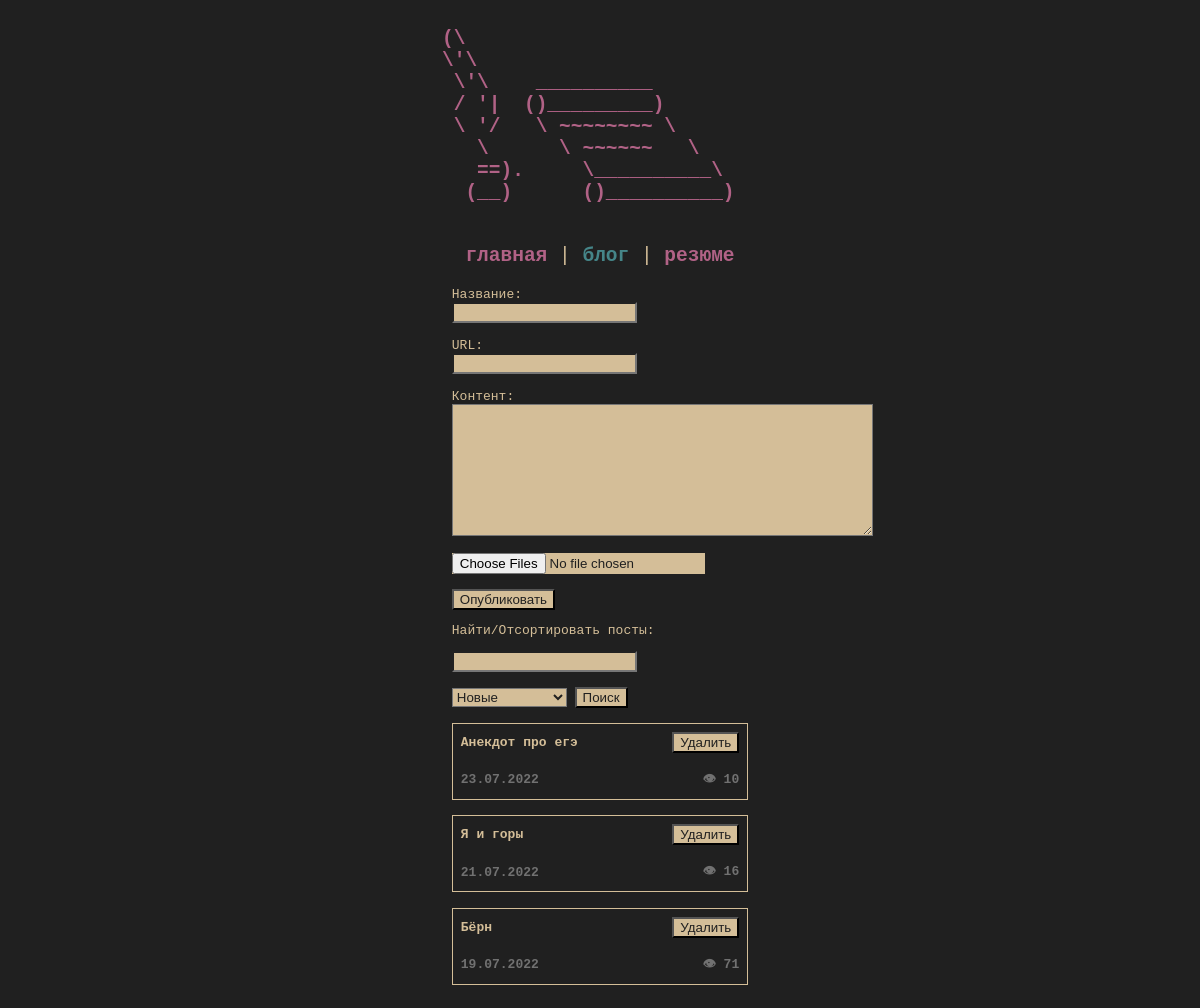
The app's page /blog (signed in) with its own data.
### tables this page shows
CREATE TABLE blog (
    "url" TEXT NOT NULL,
    "content" TEXT NOT NULL,
    "visits" INTEGER NOT NULL DEFAULT (0),
    "title" TEXT NOT NULL
, "date" TEXT  NOT NULL);

### kolpa_site.py (the view, shortened to what this page needs)
@app.route("/blog", methods=["POST", "GET"])
def blog():
    search = ''
    sort = 'Новые'
    return render_template('blog.html', posts=dbase.getBlogData(search, sort), admin = session['admin'])

### kolpa_site.py (called while the page is built)
def connect_db():
    conn = sqlite3.connect(app.config['DATABASE'])
    conn.row_factory = sqlite3.Row
    return conn

def get_db():
    if not hasattr(g, 'link_db'):
        g.link_db = connect_db()
    return g.link_db

@app.before_request
def before_request():
   global dbase
   db = get_db()
   dbase = FDataBase(db)
   if 'admin' not in session:
       session['admin'] = False

### templates/blog.html (shortened to what this page needs)
<!DOCTYPE html>
<html>
  <head>
    <link type="text/css" href="{{ url_for('static', filename='css/styles.css')}}" rel="stylesheet" />
  </head>
  <body>
    <section id="header" aria-label="Home">
      <a href="/" title="Home">
        <pre>
(\
\'\
 \'\    __________
 / '|  ()_________)
 \ '/   \ ~~~~~~~~ \
   \      \ ~~~~~~   \
   ==).     \__________\
  (__)      ()__________)
      </pre>
	</a>
    </section>
      <section id="menu">
        <p id="test">
          <a href="/">главная</a> | <a id="active" href="/blog">блог</a> | <a href="/resume">резюме</a>
       </p>
      </section>
      {%if admin %}
        <section id="simple_block">
          <p>
            <form action="/blog" enctype="multipart/form-data" method="post">
              <label for="title">Название:</label><br>
              <input type="text" id="title" name="title"><br><br>
              <label for="url">URL:</label><br>
              <input type="text" id="url" name="url"><br><br>
              <label>Контент:</label>
              <textarea name="content" rows=7 cols=40 style="background-color: #d4be98;"></textarea>
              <p><input type="file" name="images" multiple="multiple"><br><br>
              <input type="submit" name="post" value="Опубликовать" />
            </form>
          </p>
        </section>
        {% endif %}
        <section id="simple_block">
          <form action="/blog"  method="post">
            <p><label for="text">Найти/Отсортировать посты:</label></p>
            <input type="search" id="site-search" name="text">
            <br>
            <br>
            <select class="select-css" name="Sort method">
              <option>Новые</option>
            </select>
            <input type="submit" name="search" value="Поиск" />
            <br>
            <br>
          </form>
        </section>
      {% for post in posts -%}
      <a href="/blog/{{post.url}}">
        <section id="blog">
          <table>
            <tr>
              <td>
                  {{post.title.capitalize()}}
              </td>
              {%if admin %}
              <td style="white-space: nowrap; text-align: right">
                <form action="/blog/{{post.rowid}}" method="post">
                  <input type="submit" name="submit_button" value="Удалить">
                </form>
              </td>
              {% endif %}
            </tr>
            <tr>
                <td>
                  <div id="accent">
                    {{post.date}}
                  </div>
                </td>
                <td style="white-space: nowrap; text-align: right">
                  <div id="accent" >
                    👁 {{post.visits}}
                  </div>
                </td>
            </tr>
          </table>
        </section>
      </a>
        {% endfor -%}
  </body>
</html>

### static/css/styles.css (style rules this page uses)
body { background-color: #202020; overflow-x: hidden; }
html { overflow-x: hidden; }
.form-contact input[type=submit], textarea { font-size: 16px; }
div#accent { font-weight: bold; color: #717171; }
input { background-color: #d4be98; color: #202020; }
p#test { width: 100%; text-align: center; font-size:150%; }
table { overflow-x: scroll; border-collapse: collapse; border-spacing: 0; width: 100%; border: 1px solid #d4be98; }
th, td { text-align: left; padding: 8px; }
section { font-family: monospace; background-color: #202020; color:#d4be98; }
section#header { text-align:center; font-size:150%; margin-right:1%; margin-left:1%; }
section#simple_block { margin-left: auto; margin-right: auto; max-width: 38ch; }
select { background-color: #d4be98; color:#202020 }
section#blog { margin-left: auto; margin-right: auto; max-width: 38ch; margin-bottom: 2ch; }
section#menu { margin-left: auto; margin-right: auto; width: 40ch; }
a { text-decoration: none; font-weight:bold; color:#B16286; }
a#active { text-decoration: none; font-weight:bold; color:#458588; }

### records on screen
blog: title "Анекдот про егэ", date "23.07.2022", visits "10"
blog: title "Я и горы", date "21.07.2022", visits "16"
blog: title "Бёрн", date "19.07.2022", visits "71"
